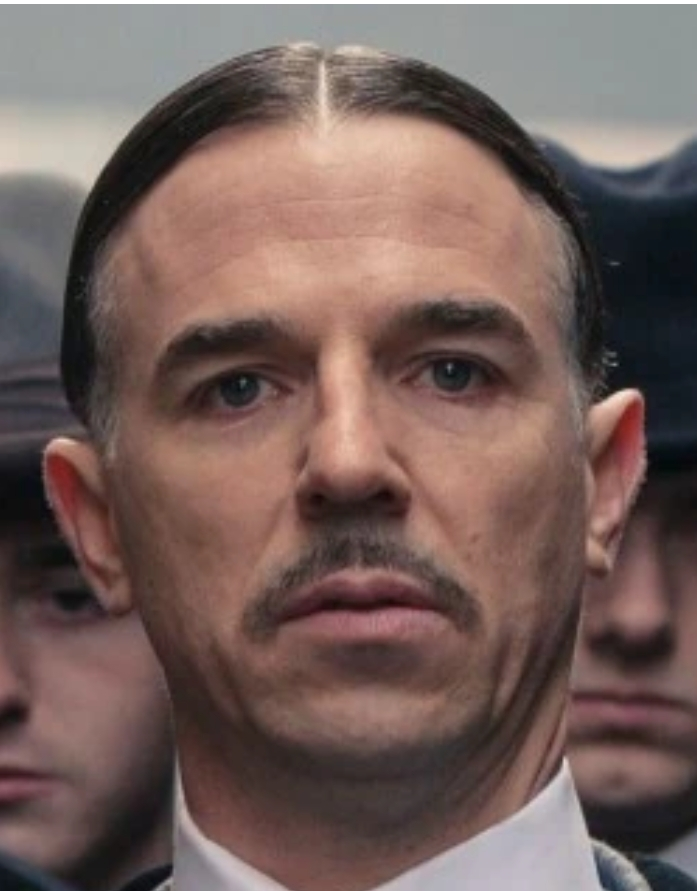
#> input picture image_gif/img/1.png, 697 x 891 px
$ python image.py
#> lines starting #> are read from the running program, lines starting #| are printed output that depends on the picture
from PIL import Image, ImageEnhance, ImageDraw
import os

# Load the images
img1 = Image.open("img/1.png")
#> img1 is the input picture: PIL image 697x891 RGB; mean R, G, B 116.3, 95.3, 90.5
img2 = Image.open("img/2.png")
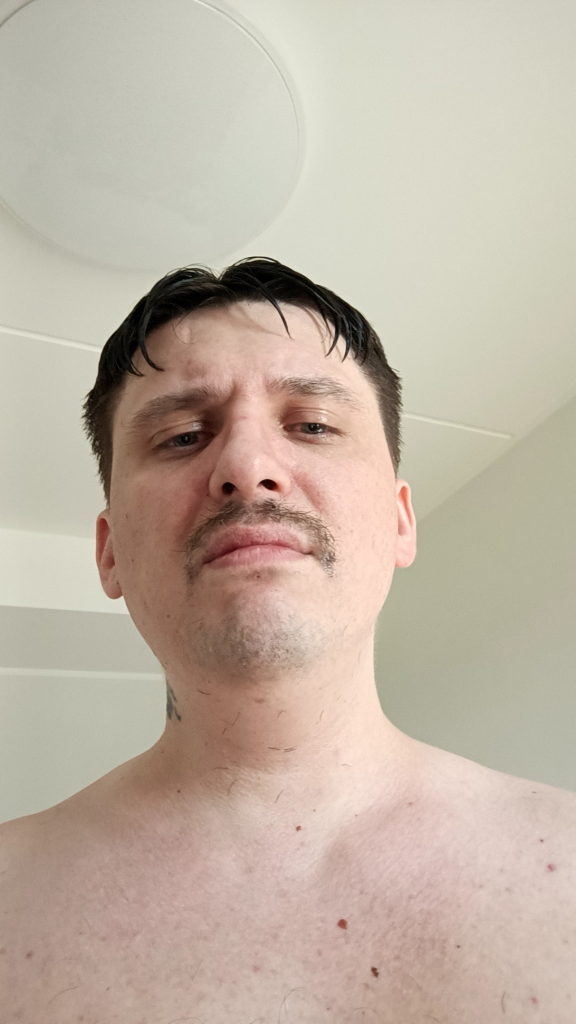
#> input picture image_gif/img/2.png, 1151 x 2048 px (shown at 1/2 size)
#> img2 is the input picture: PIL image 1151x2048 RGBA; mean R, G, B, A 192.3, 178.1, 163.4, 255
img3 = Image.open("img/3.png")
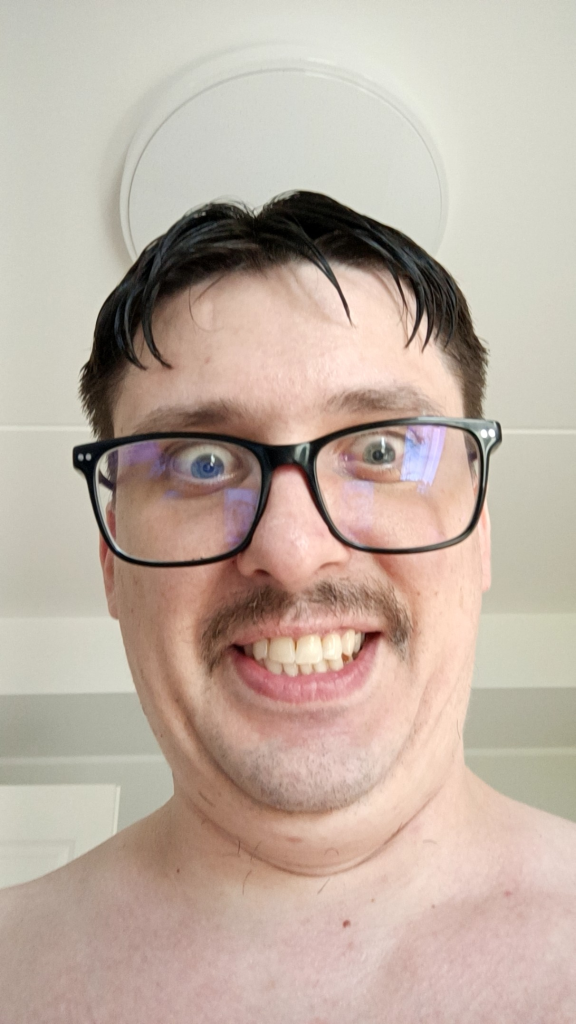
#> input picture image_gif/img/3.png, 1151 x 2048 px (shown at 1/2 size)
#> img3 is the input picture: PIL image 1151x2048 RGBA; mean R, G, B, A 191.5, 174.9, 162.7, 255

# Resize images to be the same size (smallest dimension of any image to keep aspect ratio)
min_width = min(img1.width, img2.width, img3.width)
#> min_width = 697
min_height = min(img1.height, img2.height)
#> min_height = 891

img1 = img1.resize((min_width, min_height))
img2 = img2.resize((min_width, min_height))
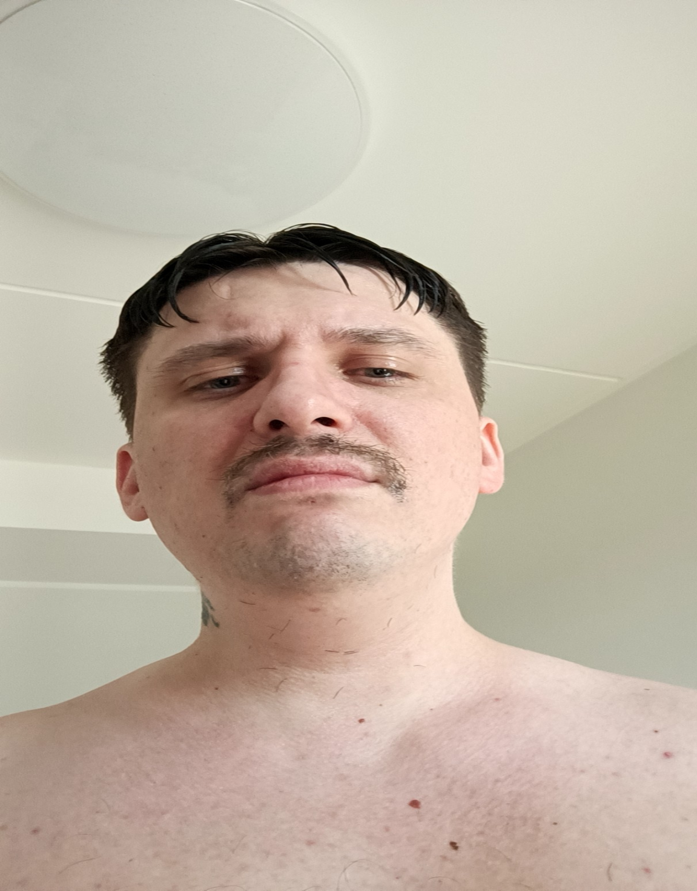
#> img2: PIL image 697x891 RGBA; mean R, G, B, A 192.3, 178.1, 163.4, 255
img3 = img3.resize((min_width, min_height))
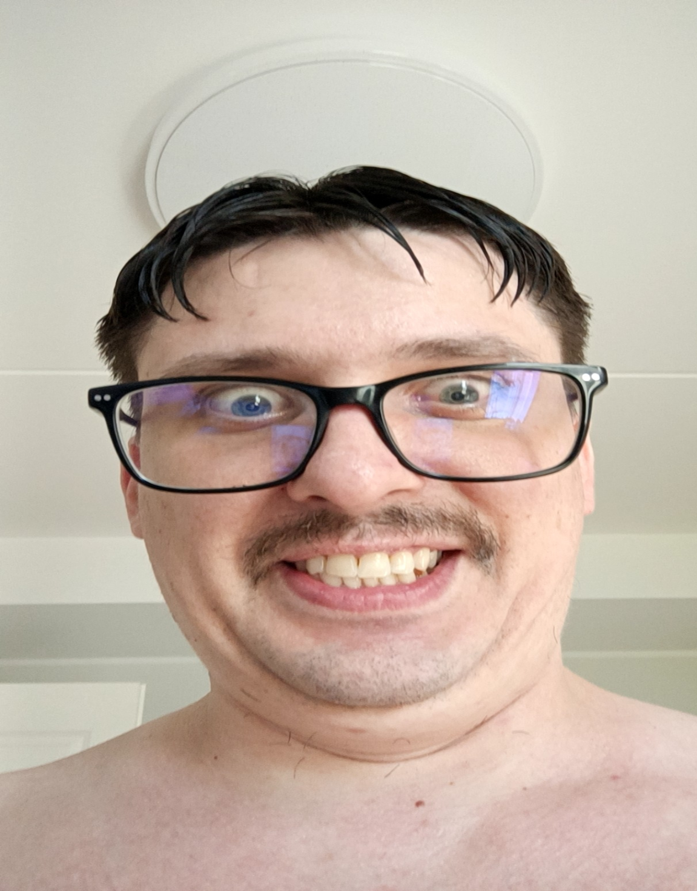
#> img3: PIL image 697x891 RGBA; mean R, G, B, A 191.5, 174.9, 162.7, 255

# Create a blank canvas for the grid
grid_width = min_width * 4
#> grid_width = 2788
grid_height = min_height * 4
#> grid_height = 3564
grid_image = Image.new('RGB', (grid_width, grid_height))
#> grid_image: PIL image 2788x3564 RGB; every value is 0

# Paste images into the grid
grid_image.paste(img1, (0, 0))
grid_image.paste(img2, (min_width, 0))
grid_image.paste(img3, (min_width * 2, 0))
grid_image.paste(img1, (min_width * 3, 0))
grid_image.paste(img2, (0, min_height))
grid_image.paste(img3, (min_width, min_height))
grid_image.paste(img1, (min_width * 2, min_height))
grid_image.paste(img2, (min_width * 3, min_height))
grid_image.paste(img3, (0, min_height * 2))
grid_image.paste(img1, (min_width, min_height * 2))
grid_image.paste(img2, (min_width * 2, min_height * 2))
grid_image.paste(img3, (min_width * 3, min_height * 2))
grid_image.paste(img1, (0, min_height * 3))
grid_image.paste(img2, (min_width, min_height * 3))
grid_image.paste(img3, (min_width * 2, min_height * 3))
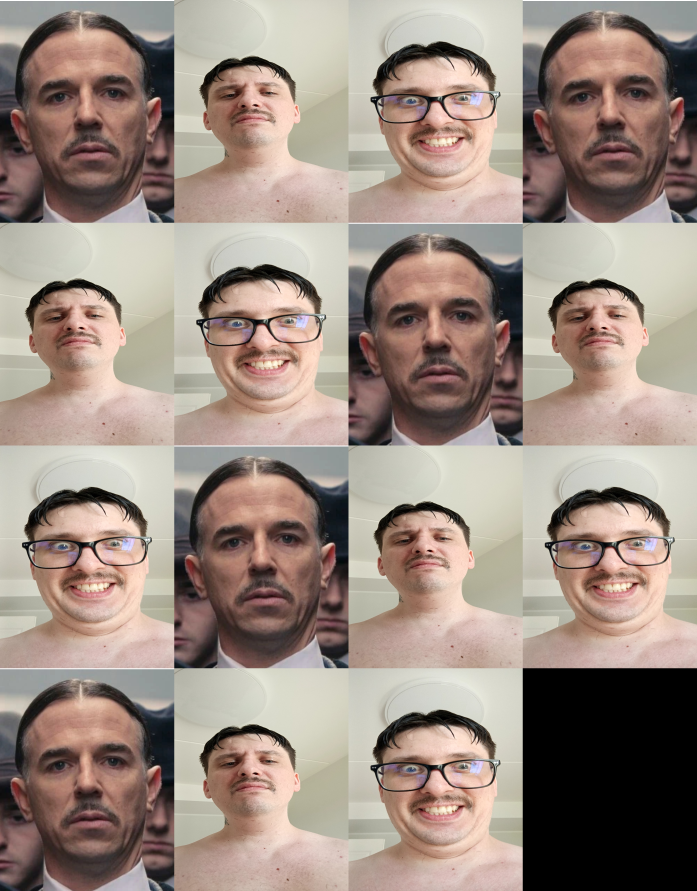
#> grid_image: PIL image 2788x3564 RGB (shown at 1/4 size); mean R, G, B 156.3, 140.1, 130.2
grid_image.paste(img1, (min_width * 3, min_height * 3))
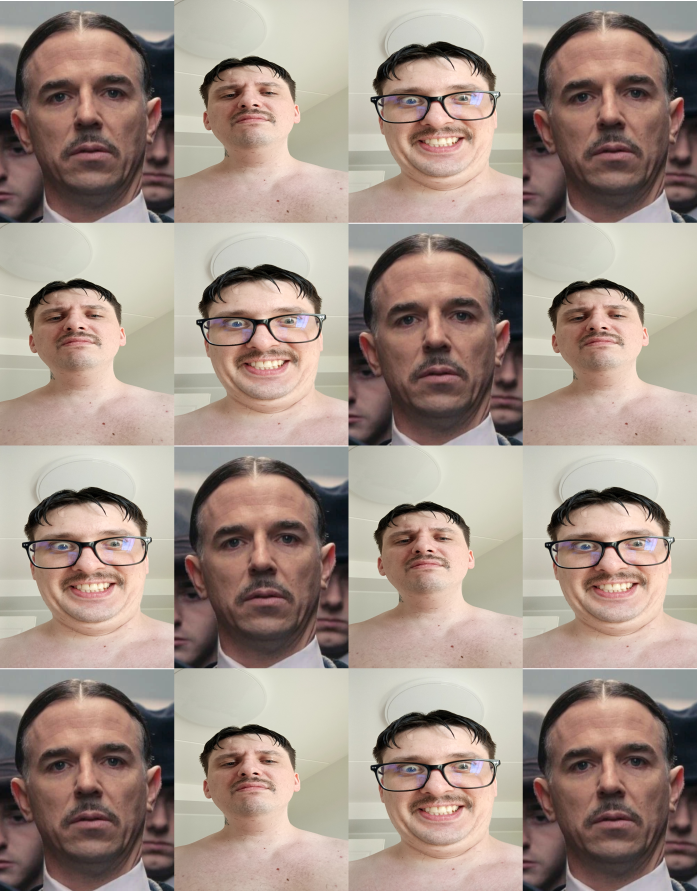
#> grid_image: PIL image 2788x3564 RGB (shown at 1/4 size); mean R, G, B 163.5, 146.1, 135.9

# Save the grid image
grid_image_path = "D:\\Projects\\Discord_Music\\image_gif\\grid_image_4.png"
grid_image.save(grid_image_path)

# Function to crop and process frames
def process_frames(grid_image, rows, cols, crop_pct=0.05, upscale_factor=1.01):
    frames = []
    frame_width = grid_image.width // cols
    frame_height = grid_image.height // rows

    for row in range(rows):
        for col in range(cols):
            left = col * frame_width
            upper = row * frame_height
            right = left + frame_width
            lower = upper + frame_height
            frame = grid_image.crop((left, upper, right, lower))

            # Crop the frame by 5% on all sides
            crop_x = int(frame_width * crop_pct)
            crop_y = int(frame_height * crop_pct)
            frame = frame.crop((crop_x, crop_y, frame_width - crop_x, frame_height - crop_y))

            # Upscale the frame
            frame = frame.resize((int(frame.width * upscale_factor), int(frame.height * upscale_factor)))

            frames.append(frame)
    return frames

# Function to add flashy lightning effects to frames
def add_flashy_effects(frames):
    flashy_frames = []
    for color in ["yellow", "white", "red"]:
        for frame in frames:
            flashy_frame = frame.copy()
            overlay = Image.new('RGB', flashy_frame.size, color)
            flashy_frame = Image.blend(flashy_frame, overlay, 0.5)
            flashy_frames.append(flashy_frame)
    return flashy_frames

# Function to create and save GIF with different durations
def create_gif(frames, slow_duration, fast_duration, output_path):
    # Calculate the number of frames for each duration
    num_slow_frames = len(frames) // 2
    num_fast_frames = len(frames) - num_slow_frames

    # Set up durations: first half slow, second half fast
    durations = [slow_duration] * num_slow_frames + [fast_duration] * num_fast_frames
    frames[0].save(output_path, save_all=True, append_images=frames[1:], duration=durations, loop=0)

# Load the grid image
grid_image = Image.open(grid_image_path)

# Process the frames from the grid
rows, cols = 4, 4
processed_frames = process_frames(grid_image, rows, cols)
#> after the loop in process_frames, `for row in range(rows):`: frames = 16 items
#> processed_frames = 16 items

# Add flashy lightning effects to the first three frames
flashy_frames = add_flashy_effects(processed_frames[:3])
#> flashy_frames = 9 items

# Combine flashy frames with the rest of the processed frames
combined_frames = flashy_frames + processed_frames
#> combined_frames = 25 items

# Create the GIF with slow then super flashy fast durations
gif_output_path = "D:\\Projects\\Discord_Music\\image_gif\\transformation_4.gif"
create_gif(combined_frames, slow_duration=500, fast_duration=50, output_path=gif_output_path)
#> in create_gif, `num_slow_frames = len(frames) // 2`: num_slow_frames = 12
#> in create_gif, `num_fast_frames = len(frames) - num_slow_frames`: num_fast_frames = 13
#> in create_gif, `durations = [slow_duration] * num_slow_frames + [fast_duration] * num_..`: durations = 25 values, max 500 at index 0, min 50 at index 12, mean 266
#> in create_gif, `frames[0].save(output_path, save_all=True, append_images=frames[1:], d..`:
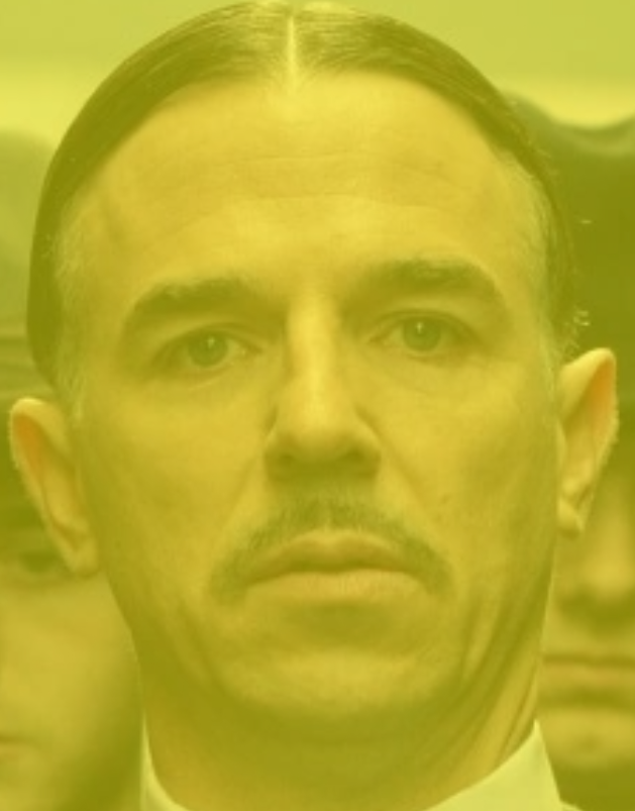
#> saved as transformation_4.gif: PIL image 635x811 RGB; mean R, G, B 185.9, 173.5, 42.9

print(f"GIF created successfully! You can find it here: {gif_output_path}")
